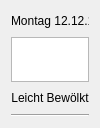
<?xml version="1.0" encoding="UTF-8"?>
<ui version="4.0">
 <class>DayGraphic</class>
 <widget class="QWidget" name="DayGraphic">
  <property name="geometry">
   <rect>
    <x>0</x>
    <y>0</y>
    <width>100</width>
    <height>128</height>
   </rect>
  </property>
  <property name="minimumSize">
   <size>
    <width>1</width>
    <height>1</height>
   </size>
  </property>
  <property name="windowTitle">
   <string>Form</string>
  </property>
  <layout class="QVBoxLayout" name="verticalLayout">
   <item>
    <layout class="QHBoxLayout" name="horizontalLayout">
     <item>
      <spacer name="horizontalSpacer_2">
       <property name="orientation">
        <enum>Qt::Horizontal</enum>
       </property>
       <property name="sizeHint" stdset="0">
        <size>
         <width>40</width>
         <height>20</height>
        </size>
       </property>
      </spacer>
     </item>
     <item>
      <widget class="QLabel" name="DayAndDate">
       <property name="text">
        <string>&lt;html&gt;&lt;head/&gt;&lt;body&gt;&lt;p&gt;Montag 12.12.12&lt;/p&gt;&lt;/body&gt;&lt;/html&gt;</string>
       </property>
       <property name="alignment">
        <set>Qt::AlignCenter</set>
       </property>
      </widget>
     </item>
     <item>
      <spacer name="horizontalSpacer">
       <property name="orientation">
        <enum>Qt::Horizontal</enum>
       </property>
       <property name="sizeHint" stdset="0">
        <size>
         <width>40</width>
         <height>20</height>
        </size>
       </property>
      </spacer>
     </item>
    </layout>
   </item>
   <item>
    <widget class="QGraphicsView" name="graphicsView">
     <property name="minimumSize">
      <size>
       <width>1</width>
       <height>1</height>
      </size>
     </property>
     <property name="resizeAnchor">
      <enum>QGraphicsView::NoAnchor</enum>
     </property>
    </widget>
   </item>
   <item>
    <layout class="QHBoxLayout" name="horizontalLayout_2">
     <item>
      <spacer name="horizontalSpacer_4">
       <property name="orientation">
        <enum>Qt::Horizontal</enum>
       </property>
       <property name="sizeHint" stdset="0">
        <size>
         <width>40</width>
         <height>20</height>
        </size>
       </property>
      </spacer>
     </item>
     <item>
      <widget class="QLabel" name="WeatherStatus">
       <property name="text">
        <string>Leicht Bewölkt</string>
       </property>
       <property name="alignment">
        <set>Qt::AlignCenter</set>
       </property>
      </widget>
     </item>
     <item>
      <spacer name="horizontalSpacer_3">
       <property name="orientation">
        <enum>Qt::Horizontal</enum>
       </property>
       <property name="sizeHint" stdset="0">
        <size>
         <width>40</width>
         <height>20</height>
        </size>
       </property>
      </spacer>
     </item>
    </layout>
   </item>
   <item>
    <widget class="Line" name="line">
     <property name="orientation">
      <enum>Qt::Horizontal</enum>
     </property>
    </widget>
   </item>
  </layout>
 </widget>
 <resources/>
 <connections/>
</ui>
